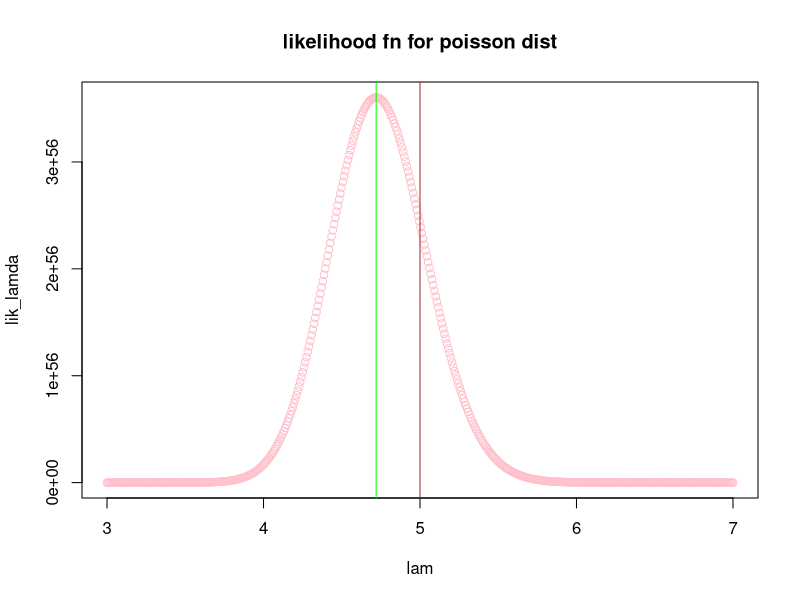

R code for this plot: (Note: this script raises an error after producing the figure.)
# Q 1
lambda=5;n=50
x=rpois(n,lambda)
lam=seq(3,7,length.out=500)  # different values of lambda
lik_lamda=exp(-n*lam)*lam^(sum(x))
plot(lam,lik_lamda,main="likelihood fn for poisson dist",col='pink',lwd=1)
abline(v=mean(x),col='green') # at this pt our fn is max
abline(v=5,col='brown')  # pink,red


# Q 5
# theta=2.5;
n=10
x=runif(n,0,theta)
theta=seq(2,7,length.out =100 )
L_theta=ifelse(max(x)<theta,(1/theta)^n,0)
plot(theta,L_theta,main="likelihood fn for poisson dist",col='purple',lwd=1)
abline(v=max(x),col='green')
abline(v=2*mean(x),col='red')

# Q 3 a)
n=20;
#mu=10;sigma=1
mu=seq(7,13,length.out =200);mu
#length(mu);length(x)
x=rnorm(n,mean=mu,sd=1);x
log_L_mu=exp(-.5*(-2*mu*sum(x)+n*mu^2))
plot(mu,log_L_mu,main="likelihood fn for Normal(when sigma known) dist",col='purple',lwd=1)
abline(v=10,col='green')
abline(v=mean(x),col='red') #at this pt our fn is max


# Q 3 b)

n=20;
#mu=10;sigma=1
sigma=seq(0.1,1.1,length.out =500);sigma
x=rnorm(n,mean = 10,sd=1);x
L_Log_sigma=-n*log(sigma)-0.5*sigma^-2*(sum(x^2)-2*10*sum(x)+n*10^2);L_Log_sigma
plot(sigma,L_Log_sigma,main="likelihood fn for Normal(when mu known) dist",col='purple',lwd=1)
abline(v=1,col='green')  # v:verticle line
abline(v=sqrt(var(x)*(n-1)/n),col='red') #at this pt our fn is max

